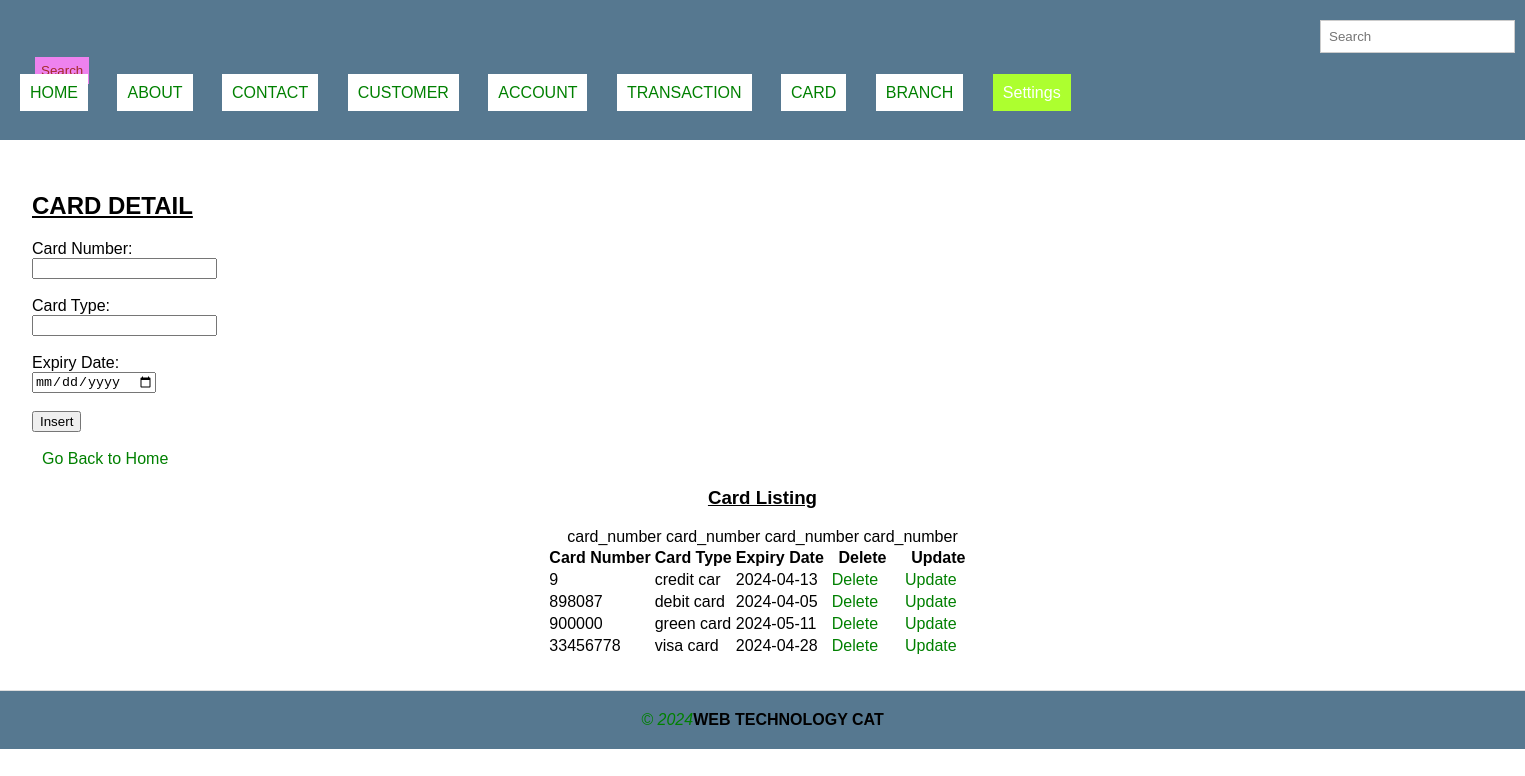
The page /card_detail.php on the database its author committed.
### tables this page shows
CREATE TABLE `card_detail` (
  `card_number` int(10) NOT NULL,
  `card_type` varchar(10) NOT NULL,
  `expiry_date` varchar(10) NOT NULL
);

### card_detail.php (the view, shortened to what this page needs)
    <!DOCTYPE html>
<html>
<head>
  <link rel="stylesheet" type="text/css" href="style.css" title="style 1" media="screen, tv, projection, handheld, print"/>
</head>
<header>
  <form class="d-flex" role="search" action="search.php">
    <input class="form-control me-2" type="search" placeholder="Search" aria-label="Search" name="query">
    <button class="btn btn-outline-success" type="submit">Search</button>
  </form>
    <li style="display: inline; margin-right: 10px;"><a href="./home.html">HOME</a></li>
    <li style="display: inline; margin-right: 10px;"><a href="./about.html">ABOUT</a></li>
    <li style="display: inline; margin-right: 10px;"><a href="./contact.html">CONTACT</a></li>
    <li style="display: inline; margin-right: 10px;"><a href="./customer_detail.php">CUSTOMER</a></li>
    <li style="display: inline; margin-right: 10px;"><a href="./account_detail.php">ACCOUNT</a></li>
    <li style="display: inline; margin-right: 10px;"><a href="./transaction_detail.php">TRANSACTION</a></li>
    <li style="display: inline; margin-right: 10px;"><a href="./card_detail.php"> CARD</a></li>
    <li style="display: inline; margin-right: 10px;"><a href="./branch_detail.php">BRANCH</a></li>
    <li class="dropdown" style="display: inline; margin-right: 10px;">
      <a href="#" style="padding: 10px; color: white; background-color: greenyellow; text-decoration: none; margin-right: 15px;">Settings</a>
    </li><br><br>
</header>
<section>
<body>
   <u> <h1>CARD DETAIL</h1></u>
    <form method="POST" action="">
        <label for="card_number">Card Number:</label><br>
        <input type="text" id="card_number" name="card_number"><br><br>
        <label for="card_type">Card Type:</label><br>
        <input type="text" id="card_type" name="card_type"><br><br>
        <label for="expiry_date">Expiry Date:</label><br>
        <input type="date" id="expiry_date" name="expiry_date"><br><br>
        <input type="submit" name="insert" value="Insert"><br><br>
        <a href="./home.html">Go Back to Home</a>
    </form>
    <?php
   include('database_connection.php');
    ?>
<center>
     <u> <h3>Card Listing</h3></u>
    <table>
        <tr>
            <th>Card Number</th>
            <th>Card Type</th>
            <th>Expiry Date</th>
            <th>Delete</th>
            <th>Update</th>
        </tr>
        <?php
        $sql = "SELECT * FROM card_detail";
        $result = $connection->query($sql);
        if ($result->num_rows > 0) {
            while ($row = $result->fetch_assoc()) {
                echo "<tr>card_number
                    <td>" . $row["card_number"] . "</td>
                    <td>" . $row["card_type"] . "</td>
                    <td>" . $row["expiry_date"] . "</td>
                    <td><a style='padding:4px' href='delete_card_detail.php?card_number=" . $row["card_number"] . "'>Delete</a></td>
                    <td><a style='padding:4px' href='update_card_detail.php?card_number=" . $row["card_number"] . "'>Update</a></td>
                </tr>";
            }
        } else {
            echo "<tr><td colspan='5'>No data found</td></tr>";
        }
        ?>
    </table>
</center>
</body>
</section>
   <footer>
   <i style="color: green;">&copy; 2024</i><b>WEB TECHNOLOGY CAT</b>
  </footer>
</body>
</html>

### style.css (style rules this page uses)
body { font-family: Arial, sans-serif; margin: 0; padding: 0; }
.form-control { padding: 8px; margin-left: 4px; border: 1px solid #ccc; }
.btn { padding: 6px; background-color: violet; color: brown; border: none; }
.dropdown { position: relative; display: inline; margin-right: 10px; }
body { font-family: Arial,sans-serif; margin:0; padding:0; }
header { background-color:orange; padding: 20px; }
footer { text-align: center; padding: 15px; background-color:orange; }
.dropdown { position: right; display:right; direction:rtl; }
section { padding:28px; border-bottom: 1px solid #ddd; }

### card_detail.php (style rules this page uses)
a { padding: 10px; color: white; background-color: white; text-decoration: none; margin-right: 15px; }
a:link { color: green; }
button.btn { margin-left: 15px; margin-top: 4px; }
input.form-control { margin-left: 1300px; padding: 8px; }
header { background-color: #567890; padding: 20px; }
section { padding:32px; }
footer { background-color: #567890; padding: 20px; }

### rows shown on the page
card_detail: card_number "9", card_type "credit car", expiry_date "2024-04-13"
card_detail: card_number "898087", card_type "debit card", expiry_date "2024-04-05"
card_detail: card_number "900000", card_type "green card", expiry_date "2024-05-11"
card_detail: card_number "33456778", card_type "visa card", expiry_date "2024-04-28"
